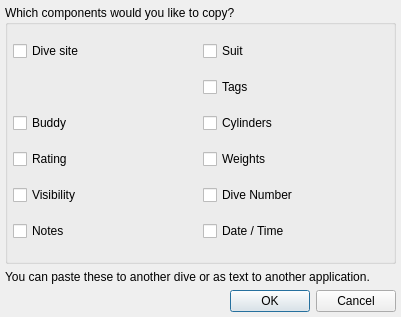
<?xml version="1.0" encoding="UTF-8"?>
<ui version="4.0">
 <class>DiveComponentSelectionDialog</class>
 <widget class="QDialog" name="DiveComponentSelectionDialog">
  <property name="windowModality">
   <enum>Qt::WindowModal</enum>
  </property>
  <property name="geometry">
   <rect>
    <x>0</x>
    <y>0</y>
    <width>401</width>
    <height>317</height>
   </rect>
  </property>
  <property name="sizePolicy">
   <sizepolicy hsizetype="Expanding" vsizetype="Expanding">
    <horstretch>0</horstretch>
    <verstretch>0</verstretch>
   </sizepolicy>
  </property>
  <property name="windowTitle">
   <string>Component selection</string>
  </property>
  <property name="windowIcon">
   <iconset>
    <normalon>:subsurface-icon</normalon>
   </iconset>
  </property>
  <layout class="QVBoxLayout" name="verticalLayout">
   <property name="leftMargin">
    <number>5</number>
   </property>
   <property name="topMargin">
    <number>5</number>
   </property>
   <property name="rightMargin">
    <number>5</number>
   </property>
   <property name="bottomMargin">
    <number>5</number>
   </property>
   <item>
    <widget class="QGroupBox" name="groupBox">
     <property name="sizePolicy">
      <sizepolicy hsizetype="Expanding" vsizetype="Expanding">
       <horstretch>0</horstretch>
       <verstretch>0</verstretch>
      </sizepolicy>
     </property>
     <property name="title">
      <string>Which components would you like to copy?</string>
     </property>
     <layout class="QGridLayout" name="gridLayout">
      <property name="leftMargin">
       <number>5</number>
      </property>
      <property name="topMargin">
       <number>0</number>
      </property>
      <property name="rightMargin">
       <number>0</number>
      </property>
      <property name="bottomMargin">
       <number>0</number>
      </property>
      <property name="spacing">
       <number>0</number>
      </property>
      <item row="1" column="1">
       <widget class="QCheckBox" name="tags">
        <property name="text">
         <string>Tags</string>
        </property>
       </widget>
      </item>
      <item row="3" column="1">
       <widget class="QCheckBox" name="weights">
        <property name="text">
         <string>Weights</string>
        </property>
       </widget>
      </item>
      <item row="0" column="0">
       <widget class="QCheckBox" name="divesite">
        <property name="text">
         <string>Dive site</string>
        </property>
       </widget>
      </item>
      <item row="5" column="0">
       <widget class="QCheckBox" name="visibility">
        <property name="text">
         <string>Visibility</string>
        </property>
       </widget>
      </item>
      <item row="2" column="1">
       <widget class="QCheckBox" name="cylinders">
        <property name="text">
         <string>Cylinders</string>
        </property>
       </widget>
      </item>
      <item row="2" column="0">
       <widget class="QCheckBox" name="buddy">
        <property name="text">
         <string>Buddy</string>
        </property>
       </widget>
      </item>
      <item row="6" column="0">
       <widget class="QCheckBox" name="notes">
        <property name="text">
         <string>Notes</string>
        </property>
       </widget>
      </item>
      <item row="0" column="1">
       <widget class="QCheckBox" name="suit">
        <property name="text">
         <string>Suit</string>
        </property>
       </widget>
      </item>
      <item row="3" column="0">
       <widget class="QCheckBox" name="rating">
        <property name="text">
         <string>Rating</string>
        </property>
       </widget>
      </item>
      <item row="5" column="1">
       <widget class="QCheckBox" name="number">
        <property name="text">
            <string>Dive Number</string>
        </property>
       </widget>
      </item>
      <item row="6" column="1">
       <widget class="QCheckBox" name="when">
        <property name="text">
            <string>Date / Time</string>
        </property>
       </widget>
      </item>
     </layout>
    </widget>
   </item>
   <item>
    <widget class="QLabel" name="label">
     <property name="text">
      <string>You can paste these to another dive or as text to another application.</string>
     </property>
     <property name="textFormat">
      <enum>Qt::PlainText</enum>
     </property>
     <property name="wordWrap">
      <bool>true</bool>
     </property>
    </widget>
   </item>
   <item>
    <widget class="QDialogButtonBox" name="buttonBox">
     <property name="orientation">
      <enum>Qt::Horizontal</enum>
     </property>
     <property name="standardButtons">
      <set>QDialogButtonBox::Cancel|QDialogButtonBox::Ok</set>
     </property>
    </widget>
   </item>
  </layout>
 </widget>
 <resources/>
 <connections>
  <connection>
   <sender>buttonBox</sender>
   <signal>accepted()</signal>
   <receiver>DiveComponentSelectionDialog</receiver>
   <slot>accept()</slot>
   <hints>
    <hint type="sourcelabel">
     <x>248</x>
     <y>254</y>
    </hint>
    <hint type="destinationlabel">
     <x>157</x>
     <y>274</y>
    </hint>
   </hints>
  </connection>
  <connection>
   <sender>buttonBox</sender>
   <signal>rejected()</signal>
   <receiver>DiveComponentSelectionDialog</receiver>
   <slot>reject()</slot>
   <hints>
    <hint type="sourcelabel">
     <x>316</x>
     <y>260</y>
    </hint>
    <hint type="destinationlabel">
     <x>286</x>
     <y>274</y>
    </hint>
   </hints>
  </connection>
 </connections>
</ui>
